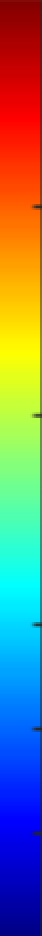
#> input picture images/colorbar.png, 21 x 468 px, found by its file name (shown 2 times larger)
$ python sar5.py --input sar2_image.png --colorbar colorbar.png --output sar2_test --N 10
#> lines starting #> are read from the running program, lines starting #| are printed output that depends on the picture
from PIL import Image
import numpy as np
from scipy.spatial import cKDTree
from numpy.lib.stride_tricks import sliding_window_view
import argparse

def adjust_columns(image_array, N=5, eps=1e-8):
    """Normalizza le colonne basandosi sulle N colonne adiacenti"""
    column_means = np.mean(image_array.astype(np.float32), axis=0)
    padded_means = np.pad(column_means, (N, N), mode='reflect')
    windows = sliding_window_view(padded_means, 2*N + 1)
    mask = np.ones(2*N + 1, dtype=bool)
    mask[N] = False
    adjacent_means = np.mean(windows[:, mask], axis=1)
    coefficients = adjacent_means / (column_means + eps)
    adjusted = np.clip(image_array.astype(np.float32) * coefficients, 0, 255)
    return adjusted.astype(np.uint8)

def apply_colorbar(gray_image_array, colorbar_colors):
    """Riapplica la barra dei colori"""
    normalized = np.clip(gray_image_array.astype(np.float32)/255.0, 0.0, 1.0)
    indices = (normalized * (len(colorbar_colors)-1)).astype(np.int32)
    return colorbar_colors[indices]

def process_image(args):
    """Funzione principale di elaborazione"""
    # Carica la colorbar
    colorbar = Image.open(args.colorbar).convert("RGB")
    colorbar_array = np.array(colorbar)
    middle_x = colorbar_array.shape[1] // 2
#> middle_x = 10
    colorbar_colors = colorbar_array[:, middle_x, :3][::-1]
#> colorbar_colors = 468 rows, first 8: [3, 3, 127], [0, 0, 135], [0, 0, 135], [0, 0, 138], [0, 0, 140], [0, 0, 142], [0, 0, 145], [0, 0, 147]

    # Carica l'immagine in B/N o converti dalla SAR
    if args.bw_input:
        bw_image = Image.open(args.bw_input).convert("L")
        gray_array = np.array(bw_image)
    else:
        # Conversione da SAR a B/N
        sar_img = Image.open(args.input).convert("RGB")
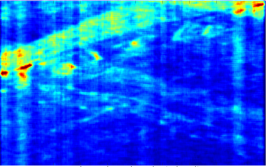
#> input picture images/sar2_image.png, 266 x 167 px, found by its file name
        color_tree = cKDTree(colorbar_colors)
        values = np.linspace(0, 1, len(colorbar_colors))
#> values = 468 values from 0 to 1
        sar_pixels = np.array(sar_img).reshape(-1, 3)

        # Interpolazione bilineare
        distances, indices = color_tree.query(sar_pixels, k=2)
#> distances = 44422 pairs, first value 0 to 180.3, second value 0 to 180.3; indices = 44422 pairs, first value 0 to 466, second value 1 to 466
        sar_expanded = sar_pixels[:, np.newaxis, :]
        color_samples = colorbar_colors[indices]
        diff = sar_expanded - color_samples
        distances = np.linalg.norm(diff, axis=2)
#> distances = 44422 pairs, first value 0 to 441.7, second value 0 to 441.1

        weights = 1 / (distances + 1e-8)
#> weights = 44422 pairs, first value 0.00226 to 100000000, second value 0.00227 to 100000000
        weights /= weights.sum(axis=1, keepdims=True)
#> weights = 44422 pairs, first value 0.00391 to 1, second value 3.92e-11 to 0.996
        gray_values = np.sum(values[indices] * weights, axis=1) * 255
        gray_array = gray_values.reshape(sar_img.size[::-1]).astype(np.uint8)
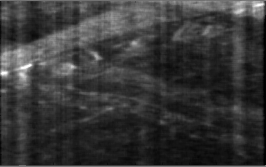
#> gray_array: shape (167, 266); min 0, max 254, mean 55.6

    # Normalizzazione colonne e salvataggio
    adjusted_array = adjust_columns(gray_array, N=args.N)
#> in adjust_columns, `column_means = np.mean(image_array.astype(np.float32), axis=0)`: column_means = 266 values, max 93.68 at index 20, min 7.63 at index 265, mean 55.6
#> in adjust_columns, `padded_means = np.pad(column_means, (N, N), mode='reflect')`: padded_means = 286 values, max 93.68 at index 30, min 7.63 at index 275, mean 55.83
#> in adjust_columns, `windows = sliding_window_view(padded_means, 2*N + 1)`:
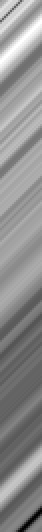
#> windows: shape (266, 21) float32 (shown 2 times larger); min 7.63, max 93.68, mean 55.7; drawn with min black and max white
#> in adjust_columns, `adjacent_means = np.mean(windows[:, mask], axis=1)`: adjacent_means = 266 values, max 75.71 at index 14, min 39.59 at index 257, mean 55.73
#> in adjust_columns, `coefficients = adjacent_means / (column_means + eps)`: coefficients = 266 values, max 5.89 at index 265, min 0.742 at index 237, mean 1.04
#> in adjust_columns, `adjusted = np.clip(image_array.astype(np.float32) * coefficients, 0, 2..`:
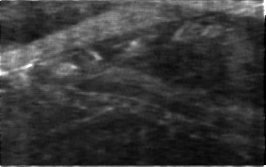
#> adjusted: shape (167, 266) float32; min 0, max 255, mean 55.7
    #adjusted_array = adjust_columns(adjusted_array, N=args.N)
    #adjusted_array = adjust_columns(adjusted_array, N=args.N)
    Image.fromarray(adjusted_array, 'L').save(f"{args.output}_bw.png")

    # Ricolorazione e salvataggio
    recolored_array = apply_colorbar(adjusted_array, colorbar_colors)
#> in apply_colorbar, `return colorbar_colors[indices]`:
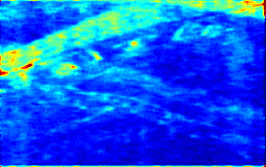
#> returned value: shape (167, 266, 3); mean of channels 0, 1, 2 12.6, 88.6, 234.6; drawn as R, G, B
    Image.fromarray(recolored_array, 'RGB').save(f"{args.output}_recolored.png")

if __name__ == "__main__":
    parser = argparse.ArgumentParser(description='Elaborazione immagini SAR/B/N')
    group = parser.add_mutually_exclusive_group(required=True)
    group.add_argument('--input',  help='Path immagine SAR originale (RGB)')
    group.add_argument('--bw_input', help='Path immagine già convertita in B/N')
    parser.add_argument('--colorbar', required=True, help='Path colorbar di riferimento')
    parser.add_argument('--output', required=True, help='Nome base output')
    parser.add_argument('--N', type=int, default=5, help='Colonne adiacenti per normalizzazione')

    args = parser.parse_args()
    process_image(args)

    #esempio di elaborazione immagine direttamente in bianco e nero
    #python3 sar5.py --input sar2_image.png --colorbar colorbar.png --output sar2_test --N 10

    #esempio di elaborazione immagine direttamente in bianco e nero
    #python3 sar5.py --bw_input San_Gottardo.png --colorbar colorbar.png --output SanGottardo --N 10
